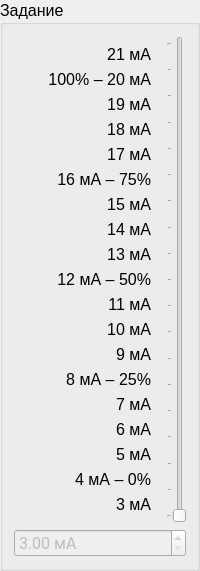
         <widget class="QGroupBox" name="groupBox_signalStrength_task">
          <property name="minimumSize">
           <size>
            <width>120</width>
            <height>0</height>
           </size>
          </property>
          <property name="font">
           <font>
            <family>Segoe UI</family>
            <pointsize>12</pointsize>
           </font>
          </property>
          <property name="title">
           <string>Задание</string>
          </property>
          <layout class="QVBoxLayout" name="verticalLayout_2">
           <item>
            <layout class="QHBoxLayout" name="horizontalLayout_7">
             <item>
              <layout class="QHBoxLayout" name="horizontalLayout_21">
               <item>
                <widget class="QWidget" name="widget_3" native="true">
                 <property name="minimumSize">
                  <size>
                   <width>115</width>
                   <height>0</height>
                  </size>
                 </property>
                 <layout class="QVBoxLayout" name="verticalLayout_18">
                  <item>
                   <widget class="QLabel" name="label_signalStrength_21mA">
                    <property name="font">
                     <font>
                      <family>Segoe UI</family>
                      <pointsize>12</pointsize>
                      <bold>false</bold>
                      <stylestrategy>PreferDefault</stylestrategy>
                     </font>
                    </property>
                    <property name="text">
                     <string>21 мА</string>
                    </property>
                    <property name="alignment">
                     <set>Qt::AlignmentFlag::AlignRight|Qt::AlignmentFlag::AlignTrailing|Qt::AlignmentFlag::AlignVCenter</set>
                    </property>
                   </widget>
                  </item>
                  <item>
                   <widget class="QLabel" name="label_signalStrength_20mA">
                    <property name="font">
                     <font>
                      <family>Segoe UI</family>
                      <pointsize>12</pointsize>
                      <bold>false</bold>
                      <stylestrategy>PreferDefault</stylestrategy>
                     </font>
                    </property>
                    <property name="text">
                     <string>100% – 20 мА</string>
                    </property>
                    <property name="alignment">
                     <set>Qt::AlignmentFlag::AlignRight|Qt::AlignmentFlag::AlignTrailing|Qt::AlignmentFlag::AlignVCenter</set>
                    </property>
                   </widget>
                  </item>
                  <item>
                   <widget class="QLabel" name="label_signalStrength_19mA">
                    <property name="font">
                     <font>
                      <family>Segoe UI</family>
                      <pointsize>12</pointsize>
                      <bold>false</bold>
                      <stylestrategy>PreferDefault</stylestrategy>
                     </font>
                    </property>
                    <property name="text">
                     <string>19 мА</string>
                    </property>
                    <property name="alignment">
                     <set>Qt::AlignmentFlag::AlignRight|Qt::AlignmentFlag::AlignTrailing|Qt::AlignmentFlag::AlignVCenter</set>
                    </property>
                   </widget>
                  </item>
                  <item>
                   <widget class="QLabel" name="label_signalStrength_18mA">
                    <property name="font">
                     <font>
                      <family>Segoe UI</family>
                      <pointsize>12</pointsize>
                      <bold>false</bold>
                      <stylestrategy>PreferDefault</stylestrategy>
                     </font>
                    </property>
                    <property name="text">
                     <string>18 мА</string>
                    </property>
                    <property name="alignment">
                     <set>Qt::AlignmentFlag::AlignRight|Qt::AlignmentFlag::AlignTrailing|Qt::AlignmentFlag::AlignVCenter</set>
                    </property>
                   </widget>
                  </item>
                  <item>
                   <widget class="QLabel" name="label_signalStrength_17mA">
                    <property name="font">
                     <font>
                      <family>Segoe UI</family>
                      <pointsize>12</pointsize>
                      <bold>false</bold>
                      <stylestrategy>PreferDefault</stylestrategy>
                     </font>
                    </property>
                    <property name="text">
                     <string>17 мА</string>
                    </property>
                    <property name="alignment">
                     <set>Qt::AlignmentFlag::AlignRight|Qt::AlignmentFlag::AlignTrailing|Qt::AlignmentFlag::AlignVCenter</set>
                    </property>
                   </widget>
                  </item>
                  <item>
                   <widget class="QLabel" name="label_signalStrength_16mA">
                    <property name="font">
                     <font>
                      <family>Segoe UI</family>
                      <pointsize>12</pointsize>
                      <bold>false</bold>
                      <stylestrategy>PreferDefault</stylestrategy>
                     </font>
                    </property>
                    <property name="text">
                     <string>16 мА – 75%</string>
                    </property>
                    <property name="alignment">
                     <set>Qt::AlignmentFlag::AlignRight|Qt::AlignmentFlag::AlignTrailing|Qt::AlignmentFlag::AlignVCenter</set>
                    </property>
                   </widget>
                  </item>
                  <item>
                   <widget class="QLabel" name="label_signalStrength_15mA">
                    <property name="font">
                     <font>
                      <family>Segoe UI</family>
                      <pointsize>12</pointsize>
                      <bold>false</bold>
                      <stylestrategy>PreferDefault</stylestrategy>
                     </font>
                    </property>
                    <property name="text">
                     <string>15 мА</string>
                    </property>
                    <property name="alignment">
                     <set>Qt::AlignmentFlag::AlignRight|Qt::AlignmentFlag::AlignTrailing|Qt::AlignmentFlag::AlignVCenter</set>
                    </property>
                   </widget>
                  </item>
                  <item>
                   <widget class="QLabel" name="label_signalStrength_14mA">
                    <property name="font">
                     <font>
                      <family>Segoe UI</family>
                      <pointsize>12</pointsize>
                      <bold>false</bold>
                      <stylestrategy>PreferDefault</stylestrategy>
                     </font>
                    </property>
                    <property name="text">
                     <string>14 мА</string>
                    </property>
                    <property name="alignment">
                     <set>Qt::AlignmentFlag::AlignRight|Qt::AlignmentFlag::AlignTrailing|Qt::AlignmentFlag::AlignVCenter</set>
                    </property>
                   </widget>
                  </item>
                  <item>
                   <widget class="QLabel" name="label_signalStrength_13mA">
                    <property name="font">
                     <font>
                      <family>Segoe UI</family>
                      <pointsize>12</pointsize>
                      <bold>false</bold>
                      <stylestrategy>PreferDefault</stylestrategy>
                     </font>
                    </property>
                    <property name="text">
                     <string>13 мА</string>
                    </property>
                    <property name="alignment">
                     <set>Qt::AlignmentFlag::AlignRight|Qt::AlignmentFlag::AlignTrailing|Qt::AlignmentFlag::AlignVCenter</set>
                    </property>
                   </widget>
                  </item>
                  <item>
                   <widget class="QLabel" name="label_signalStrength_12mA">
                    <property name="font">
                     <font>
                      <family>Segoe UI</family>
                      <pointsize>12</pointsize>
                      <bold>false</bold>
                      <stylestrategy>PreferDefault</stylestrategy>
                     </font>
                    </property>
                    <property name="text">
                     <string>12 мА – 50%</string>
                    </property>
                    <property name="alignment">
                     <set>Qt::AlignmentFlag::AlignRight|Qt::AlignmentFlag::AlignTrailing|Qt::AlignmentFlag::AlignVCenter</set>
                    </property>
                   </widget>
                  </item>
                  <item>
                   <widget class="QLabel" name="label_signalStrength_11mA">
                    <property name="font">
                     <font>
                      <family>Segoe UI</family>
                      <pointsize>12</pointsize>
                      <bold>false</bold>
                      <stylestrategy>PreferDefault</stylestrategy>
                     </font>
                    </property>
                    <property name="text">
                     <string>11 мА</string>
                    </property>
                    <property name="alignment">
                     <set>Qt::AlignmentFlag::AlignRight|Qt::AlignmentFlag::AlignTrailing|Qt::AlignmentFlag::AlignVCenter</set>
                    </property>
                   </widget>
                  </item>
                  <item>
                   <widget class="QLabel" name="label_signalStrength_10mA">
                    <property name="font">
                     <font>
                      <family>Segoe UI</family>
                      <pointsize>12</pointsize>
                      <bold>false</bold>
                      <stylestrategy>PreferDefault</stylestrategy>
                     </font>
                    </property>
                    <property name="text">
                     <string>10 мА</string>
                    </property>
                    <property name="alignment">
                     <set>Qt::AlignmentFlag::AlignRight|Qt::AlignmentFlag::AlignTrailing|Qt::AlignmentFlag::AlignVCenter</set>
                    </property>
                   </widget>
                  </item>
                  <item>
                   <widget class="QLabel" name="label_signalStrength_9mA">
                    <property name="font">
                     <font>
                      <family>Segoe UI</family>
                      <pointsize>12</pointsize>
                      <bold>false</bold>
                      <stylestrategy>PreferDefault</stylestrategy>
                     </font>
                    </property>
                    <property name="text">
                     <string>9 мА</string>
                    </property>
                    <property name="alignment">
                     <set>Qt::AlignmentFlag::AlignRight|Qt::AlignmentFlag::AlignTrailing|Qt::AlignmentFlag::AlignVCenter</set>
                    </property>
                   </widget>
                  </item>
                  <item>
                   <widget class="QLabel" name="label_signalStrength_8mA">
                    <property name="font">
                     <font>
                      <family>Segoe UI</family>
                      <pointsize>12</pointsize>
                      <bold>false</bold>
                      <stylestrategy>PreferDefault</stylestrategy>
                     </font>
                    </property>
                    <property name="text">
                     <string>8 мА – 25%</string>
                    </property>
                    <property name="alignment">
                     <set>Qt::AlignmentFlag::AlignRight|Qt::AlignmentFlag::AlignTrailing|Qt::AlignmentFlag::AlignVCenter</set>
                    </property>
                   </widget>
                  </item>
                  <item>
                   <widget class="QLabel" name="label_signalStrength_7mA">
                    <property name="font">
                     <font>
                      <family>Segoe UI</family>
                      <pointsize>12</pointsize>
                      <bold>false</bold>
                      <stylestrategy>PreferDefault</stylestrategy>
                     </font>
                    </property>
                    <property name="text">
                     <string>7 мА</string>
                    </property>
                    <property name="alignment">
                     <set>Qt::AlignmentFlag::AlignRight|Qt::AlignmentFlag::AlignTrailing|Qt::AlignmentFlag::AlignVCenter</set>
                    </property>
                   </widget>
                  </item>
                  <item>
                   <widget class="QLabel" name="label_signalStrength_6mA">
                    <property name="font">
                     <font>
                      <family>Segoe UI</family>
                      <pointsize>12</pointsize>
                      <bold>false</bold>
                      <stylestrategy>PreferDefault</stylestrategy>
                     </font>
                    </property>
                    <property name="text">
                     <string>6 мА</string>
                    </property>
                    <property name="alignment">
                     <set>Qt::AlignmentFlag::AlignRight|Qt::AlignmentFlag::AlignTrailing|Qt::AlignmentFlag::AlignVCenter</set>
                    </property>
                   </widget>
                  </item>
                  <item>
                   <widget class="QLabel" name="label_signalStrength_5mA">
                    <property name="font">
                     <font>
                      <family>Segoe UI</family>
                      <pointsize>12</pointsize>
                      <bold>false</bold>
                      <stylestrategy>PreferDefault</stylestrategy>
                     </font>
                    </property>
                    <property name="text">
                     <string>5 мА</string>
                    </property>
                    <property name="alignment">
                     <set>Qt::AlignmentFlag::AlignRight|Qt::AlignmentFlag::AlignTrailing|Qt::AlignmentFlag::AlignVCenter</set>
                    </property>
                   </widget>
                  </item>
                  <item>
                   <widget class="QLabel" name="label_signalStrength_4mA">
                    <property name="font">
                     <font>
                      <family>Segoe UI</family>
                      <pointsize>12</pointsize>
                      <bold>false</bold>
                      <stylestrategy>PreferDefault</stylestrategy>
                     </font>
                    </property>
                    <property name="text">
                     <string>4 мА – 0%</string>
                    </property>
                    <property name="alignment">
                     <set>Qt::AlignmentFlag::AlignRight|Qt::AlignmentFlag::AlignTrailing|Qt::AlignmentFlag::AlignVCenter</set>
                    </property>
                   </widget>
                  </item>
                  <item>
                   <widget class="QLabel" name="label_signalStrength_3mA">
                    <property name="font">
                     <font>
                      <family>Segoe UI</family>
                      <pointsize>12</pointsize>
                      <bold>false</bold>
                      <stylestrategy>PreferDefault</stylestrategy>
                     </font>
                    </property>
                    <property name="text">
                     <string>3 мА</string>
                    </property>
                    <property name="alignment">
                     <set>Qt::AlignmentFlag::AlignRight|Qt::AlignmentFlag::AlignTrailing|Qt::AlignmentFlag::AlignVCenter</set>
                    </property>
                   </widget>
                  </item>
                 </layout>
                </widget>
               </item>
               <item>
                <widget class="QSlider" name="verticalSlider_task">
                 <property name="enabled">
                  <bool>false</bool>
                 </property>
                 <property name="minimum">
                  <number>3000</number>
                 </property>
                 <property name="maximum">
                  <number>21000</number>
                 </property>
                 <property name="singleStep">
                  <number>10</number>
                 </property>
                 <property name="pageStep">
                  <number>100</number>
                 </property>
                 <property name="orientation">
                  <enum>Qt::Orientation::Vertical</enum>
                 </property>
                 <property name="tickPosition">
                  <enum>QSlider::TickPosition::TicksAbove</enum>
                 </property>
                 <property name="tickInterval">
                  <number>1000</number>
                 </property>
                </widget>
               </item>
              </layout>
             </item>
            </layout>
           </item>
           <item>
            <widget class="QDoubleSpinBox" name="doubleSpinBox_task">
             <property name="enabled">
              <bool>false</bool>
             </property>
             <property name="minimumSize">
              <size>
               <width>90</width>
               <height>0</height>
              </size>
             </property>
             <property name="font">
              <font>
               <family>Roboto</family>
               <pointsize>12</pointsize>
              </font>
             </property>
             <property name="suffix">
              <string> мА</string>
             </property>
             <property name="minimum">
              <double>3.000000000000000</double>
             </property>
             <property name="maximum">
              <double>21.000000000000000</double>
             </property>
             <property name="singleStep">
              <double>0.050000000000000</double>
             </property>
             <property name="stepType">
              <enum>QAbstractSpinBox::StepType::DefaultStepType</enum>
             </property>
             <property name="value">
              <double>3.000000000000000</double>
             </property>
            </widget>
           </item>
          </layout>
         </widget>
